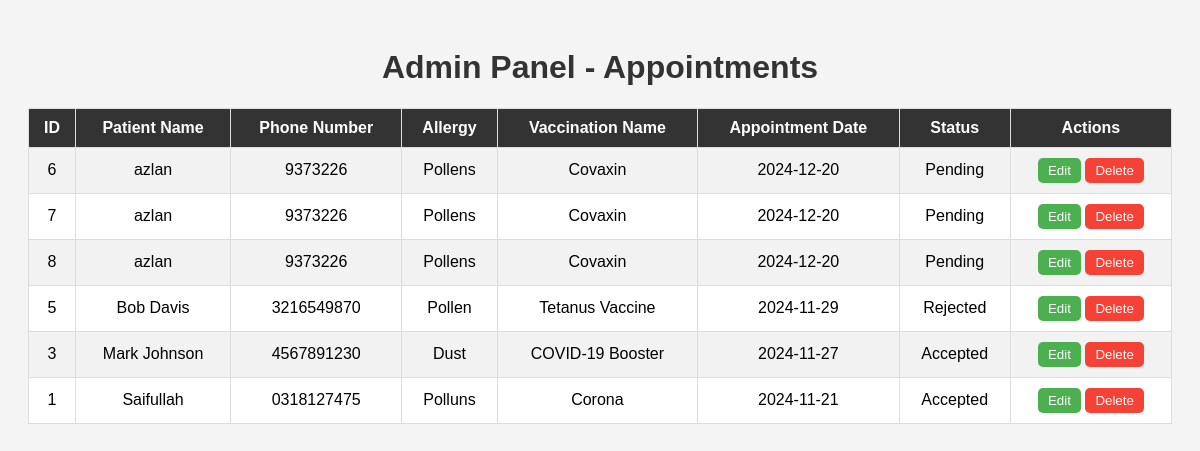
/Admin/admin_appointments.php, run on the app's committed database.
### tables this page shows
CREATE TABLE `appointment` (
  `id` int(255) NOT NULL,
  `patient_name` varchar(255) NOT NULL,
  `phone_number` varchar(11) NOT NULL,
  `hospital_name` varchar(30) NOT NULL,
  `allergy` varchar(255) NOT NULL DEFAULT '',
  `dob` text NOT NULL,
  `vaccination_name` varchar(255) NOT NULL,
  `appointment_date` date NOT NULL,
  `status` varchar(20) DEFAULT 'Pending'
);

### Admin/admin_appointments.php (the view, shortened to what this page needs)
<?php
require('/xampp/htdocs/E-Project/db.php');
$sql = "SELECT * FROM appointment ORDER BY appointment_date DESC";
$result = $conn->query($sql);
?>
<!DOCTYPE html>
<html lang="en">
<head>
</head>
<body>
    <h1>Admin Panel - Appointments</h1>
    <?php if ($result->num_rows > 0): ?>
        <table>
            <tr>
                <th>ID</th>
                <th>Patient Name</th>
                <th>Phone Number</th>
                <th>Allergy</th>
                <th>Vaccination Name</th>
                <th>Appointment Date</th>
                <th>Status</th>
                <th>Actions</th>
            </tr>
            <?php while ($row = $result->fetch_assoc()): ?>
                <tr>
                    <td><?= $row['id']; ?></td>
                    <td><?= $row['patient_name']; ?></td>
                    <td><?= $row['phone_number']; ?></td>
                    <td><?= $row['allergy']; ?></td>
                    <td><?= $row['vaccination_name']; ?></td>
                    <td><?= $row['appointment_date']; ?></td>
                    <td><?= $row['status']; ?></td>
                    <td>
                        <button class="btn edit-btn" onclick="editAppointment(<?= $row['id']; ?>)">Edit</button>
                        <button class="btn delete-btn" onclick="deleteAppointment(<?= $row['id']; ?>)">Delete</button>
                    </td>
                </tr>
            <?php endwhile; ?>
        </table>
    <?php else: ?>
        <p>No appointments found.</p>
    <?php endif; ?>
</body>
</html>

### Admin/admin_appointments.php (style rules this page uses)
body { font-family: Arial, sans-serif; background-color: #f4f4f4; padding: 20px; }
h1 { text-align: center; color: #333; }
table { width: 100%; border-collapse: collapse; background: #fff; margin-top: 20px; }
th, td { padding: 10px; text-align: center; border: 1px solid #ddd; }
th { background-color: #333; color: #fff; }
tr:nth-child(even) { background-color: #f2f2f2; }
.btn { padding: 5px 10px; border: none; cursor: pointer; border-radius: 5px; }
.edit-btn { background-color: #4CAF50; color: white; }
.delete-btn { background-color: #f44336; color: white; }

### data on the page
appointment: id "6", patient_name "azlan", phone_number "9373226", allergy "Pollens", vaccination_name "Covaxin", appointment_date "2024-12-20", status "Pending"
appointment: id "7", patient_name "azlan", phone_number "9373226", allergy "Pollens", vaccination_name "Covaxin", appointment_date "2024-12-20", status "Pending"
appointment: id "8", patient_name "azlan", phone_number "9373226", allergy "Pollens", vaccination_name "Covaxin", appointment_date "2024-12-20", status "Pending"
appointment: id "5", patient_name "Bob Davis", phone_number "3216549870", allergy "Pollen", vaccination_name "Tetanus Vaccine", appointment_date "2024-11-29", status "Rejected"
appointment: id "3", patient_name "Mark Johnson", phone_number "4567891230", allergy "Dust", vaccination_name "COVID-19 Booster", appointment_date "2024-11-27", status "Accepted"
appointment: id "1", patient_name "Saifullah", phone_number "0318127475", allergy "Polluns", vaccination_name "Corona", appointment_date "2024-11-21", status "Accepted"
